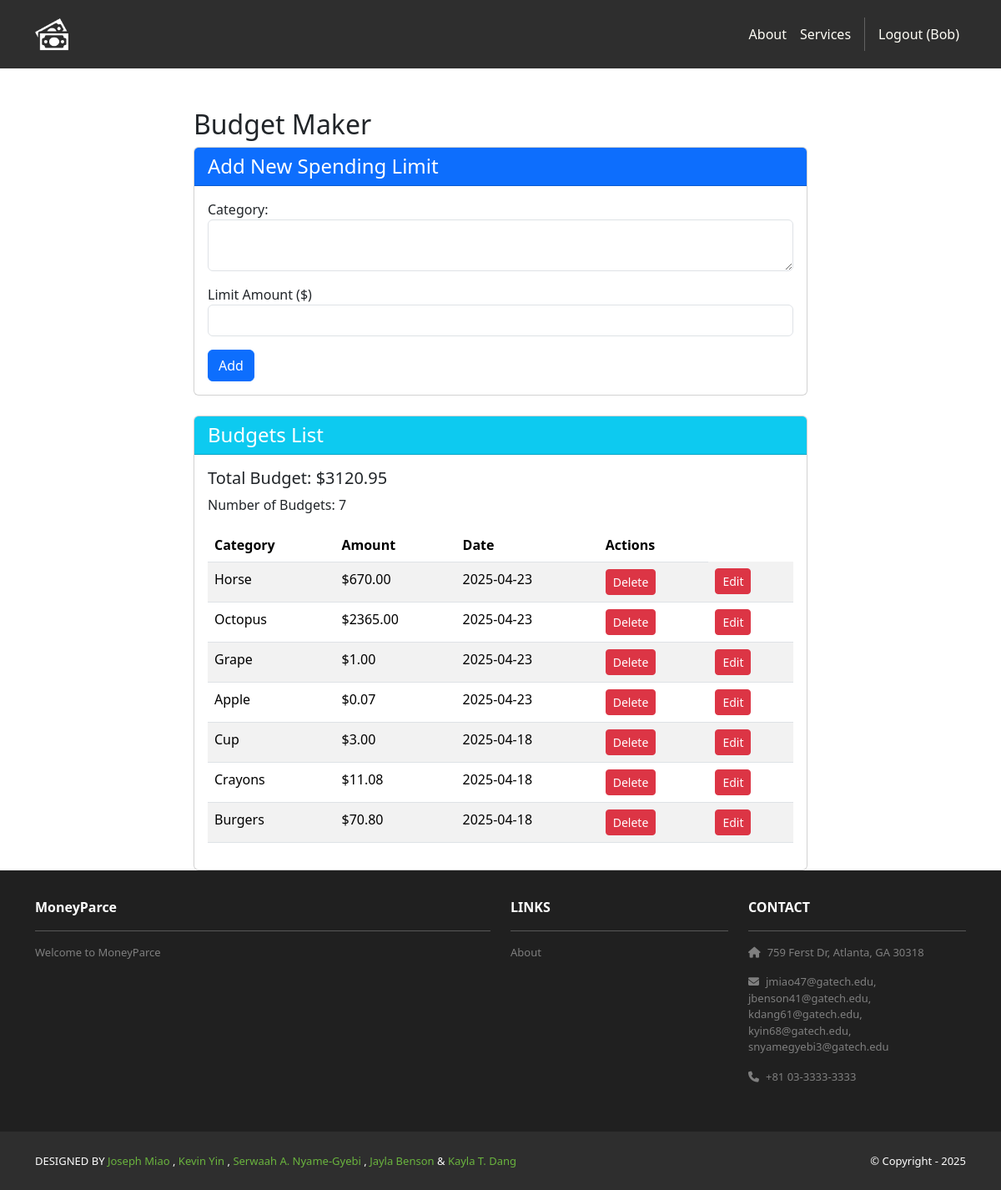
/services/add-budget/ (signed in), run on the app's committed database.
### services/models.py (models this page shows, shortened)
class Budget(models.Model):
    user = models.ForeignKey(User, on_delete=models.CASCADE)
    category = models.CharField(max_length=30)
    limit_amount = models.DecimalField(max_digits=10, decimal_places=2)
    date_added = models.DateTimeField(auto_now_add=True)

### services/views.py (the view, shortened to what this page needs)
# urls.py: path('add-budget/', views.add_budget, name='add_budget'),
@login_required
def add_budget(request):
    budgets = Budget.objects.filter(user=request.user).order_by('-date_added')
    total_budgets = sum(budget.limit_amount for budget in budgets)
    return render(request, 'services/add_budget.html', {
        'budgets': budgets,
        'total_budgets': total_budgets
    })

### services/context_processors.py (called while the page is built)
def total_income(request):
    if not request.user.is_authenticated:
        return {'total_income': 0}
    result = Income.objects.filter(user=request.user).aggregate(
        total=Sum('amount')
    )['total'] or 0
    return {'total_income': int(float(result))}

def total_expenses(request):
    if not request.user.is_authenticated:
        return {'total_expenses': 0}
    result = Expense.objects.filter(user=request.user).aggregate(
        total=Sum('amount')
    )['total'] or 0
    return {'total_expenses': int(float(result))}

def difference(request):
    if not request.user.is_authenticated:
        return {'difference': 0}
    income = float(Income.objects.filter(user=request.user).aggregate(
        total=Sum('amount')
    )['total'] or 0)
    expenses = float(Expense.objects.filter(user=request.user).aggregate(
        total=Sum('amount')
    )['total'] or 0)
    return {'difference': income - expenses}

### services/templates/services/add_budget.html (shortened to what this page needs)
{% extends 'base.html' %}
{% block content %}
<div class="container mt-5">
    <div class="row">
        <div class="col-md-8 mx-auto">
            <h2>Budget Maker</h2>
            <div class="card mb-4">
                <div class="card-header bg-primary text-white">
                    <h4 class="mb-0">Add New Spending Limit</h4>
                </div>
                <div class="card-body">
                    <form method="POST">
                        <div class="form-group mb-3">
                            <label for="budget_category"> Category: </label>
                            <textarea name="budget_category" required class="form-control" id="budget_category"></textarea>
                        </div>
                        <div class="form-group mb-3">
                            <label for="budget_limit_amount">Limit Amount ($)</label>
                            <input type="number" step="0.01" min="0" class="form-control"
                                   id="budget_limit_amount" name="budget_limit_amount" required>
                        </div>
                        <button type="submit" class="btn btn-primary">Add</button>
                    </form>
                </div>
            </div>
            <div class="card">
                <div class="card-header bg-info text-white">
                    <h4 class="mb-0">Budgets List</h4>
                </div>
                <div class="card-body">
                    <div class="mb-3">
                        <h5>Total Budget: ${{ total_budgets }}</h5>
                        <p>Number of Budgets: {{ budgets.count }}</p>
                    </div>
                    <table class="table table-striped">
                        <thead>
                            <tr>
                                <th>Category</th>
                                <th>Amount</th>
                                <th>Date</th>
                                <th>Actions</th>
                            </tr>
                        </thead>
                        <tbody>
                            {% for budget in budgets %}
                            <tr>
                                <td>{{ budget.category }}</td>
                                <td>${{ budget.limit_amount }}</td>
                                <td>{{ budget.date_added|date:"Y-m-d" }}</td>
                                <td>
                                    <form method="POST" action="{% url 'delete_budget' budget.id %}" class="d-inline">
                                        <button type="submit" class="btn btn-danger btn-sm"
                                                onclick="return confirm('Are you sure?')">
                                            Delete
                                        </button>
                                    </form>
                                </td>
                                <td>
                                    <form method="POST" action="{% url 'edit_budget' budget.id %}" class="d-inline">
                                        <button type="submit" class="btn btn-danger btn-sm" onclick="return confirm('Are you sure?')">
                                            Edit
                                        </button>
                                    </form>
                                </td>
                            </tr>
                            {% empty %}
                            <tr>
                                <td colspan="3">No spending records yet.</td>
                            </tr>
                            {% endfor %}
                        </tbody>
                    </table>
                </div>
            </div>
        </div>
    </div>
</div>
{% endblock %}

### moneyparce/templates/base.html (shortened to what this page needs)
<!DOCTYPE html>
<html>
  {% load static %}
  <head>
    <link href="https://cdn.jsdelivr.net/npm/bootstrap@5.3.3/dist/css/bootstrap.min.css" rel="stylesheet">
    <link rel="stylesheet"  href="https://cdnjs.cloudflare.com/ajax/libs/font-awesome/6.1.1/css/all.min.css">
      <link rel="stylesheet" type="text/css" href="{% static 'css/style.css' %}">
  </head>
  <body>
    <nav class="p-3 navbar navbar-dark bg-dark
         navbar-expand-lg">
      <div class="container">
        <a class="navbar-brand"
           href="{% url 'home.index' %}">
          <img src="{% static 'image/logo.png' %}" alt="logo"
               height="40" />
        </a>
        <div class="collapse navbar-collapse"
             id="navbarNavAltMarkup">
          <div class="navbar-nav ms-auto navbar-ml">
            <a class="nav-link"
               href="{% url 'home.about' %}">About</a>
            <a class="nav-link" href="{% url 'services.index' %}">Services</a>
            {% if user.is_authenticated %}
            <a class="nav-link" href="{% url 'accounts.logout' %}">Logout ({{ user.username }})</a>
            {% else %}
            <a class="nav-link" href="{% url 'accounts.login' %}">Login</a>
            <a class="nav-link" href="{% url 'accounts.signup' %}">Sign Up</a>
            {% endif %}
          </div>
        </div>
      </div>
    </nav>
    <div>
      {% block content %}
      {% endblock content %}
    </div>
    <section class="p-3 ms-footer d-none d-md-block">
      <div class="container">
        <div class="row mt-3 text-white">
          <div class="col-md-6 col-lg-6 col-xl-6
               mx-auto mb-4">
            <b>MoneyParce</b>
            <hr />
            <p>
              Welcome to MoneyParce
            </p>
          </div>
          <div class="col-md-3 col-lg-3 col-xl-3
               mx-auto mb-4">
            <b>LINKS</b>
            <hr />
            <p><a class="nav-link"
              href="{% url 'home.about' %}">
              About
            </a></p>
          </div>
          <div class="col-md-3 col-lg-3 col-xl-3 mx-auto
               mb-4">
            <b>CONTACT</b>
            <hr />
            <p><i class="fas fa-home me-2"></i>759 Ferst Dr, Atlanta, GA 30318</p>
            <p><i class="fas fa-envelope me-2"></i>jmiao47@gatech.edu, jbenson41@gatech.edu, kdang61@gatech.edu, kyin68@gatech.edu, snyamegyebi3@gatech.edu</p>
            <p><i class="fas fa-phone me-2"></i>+81 03-3333-3333</p>
          </div>
        </div>
      </div>
    </section>
    <section class="p-3 ms-footer-bottom bg-dark">
      <div class="container d-flex
           justify-content-between">
        <div class="me-5 text-white">
          <span>DESIGNED BY
             <a href="https://www.linkedin.com/in/josephmiao/" target="_blank">Joseph Miao</a> ,
            <a href="https://www.linkedin.com/in/kevin-yin-83073925b" target="_blank">Kevin Yin</a> ,
            <a href="https://www.linkedin.com/in/serwaah-nyame-gyebi-60b842239" target="_blank">Serwaah A. Nyame-Gyebi</a> ,
            <a href="https://www.linkedin.com/in/jayla-benson" target="_blank">Jayla Benson</a> &
            <a href="https://www.instagram.com/kae.dang?utm_source=ig_web_button_share_sheet&igsh=ZDNlZDc0MzIxNw==" target="_blank">Kayla T. Dang</a>
          </span>
        </div>
        <div class="text-white">
          <span>© Copyright - 2025</span>
        </div>
      </div>
    </section>
  </body>
</html>

### moneyparce/static/css/style.css (style rules this page uses)
.navbar a.nav-link { color: #FFFEF6 !important; }
.bg-dark { background-color: #2E2E2E !important; }
.ms-footer { background-color: #202020; }
.ms-footer p { color: #7F7F7F; font-size: 13px; }
.ms-footer-bottom span { font-size: 13px; line-height: 38px; }
.ms-footer-bottom a { color: #6ab43e; text-decoration: none; }

### data on the page
Budget: category "Horse", limit_amount "670.00", date_added "2025-04-23"
Budget: category "Octopus", limit_amount "2365.00", date_added "2025-04-23"
Budget: category "Grape", limit_amount "1.00", date_added "2025-04-23"
Budget: category "Apple", limit_amount "0.07", date_added "2025-04-23"
Budget: category "Cup", limit_amount "3.00", date_added "2025-04-18"
Budget: category "Crayons", limit_amount "11.08", date_added "2025-04-18"
Budget: category "Burgers", limit_amount "70.80", date_added "2025-04-18"

### other printed values
{{ user.username }} "Bob"
{{ total_budgets }} "3120.95"
{{ budgets.count }} "7"
